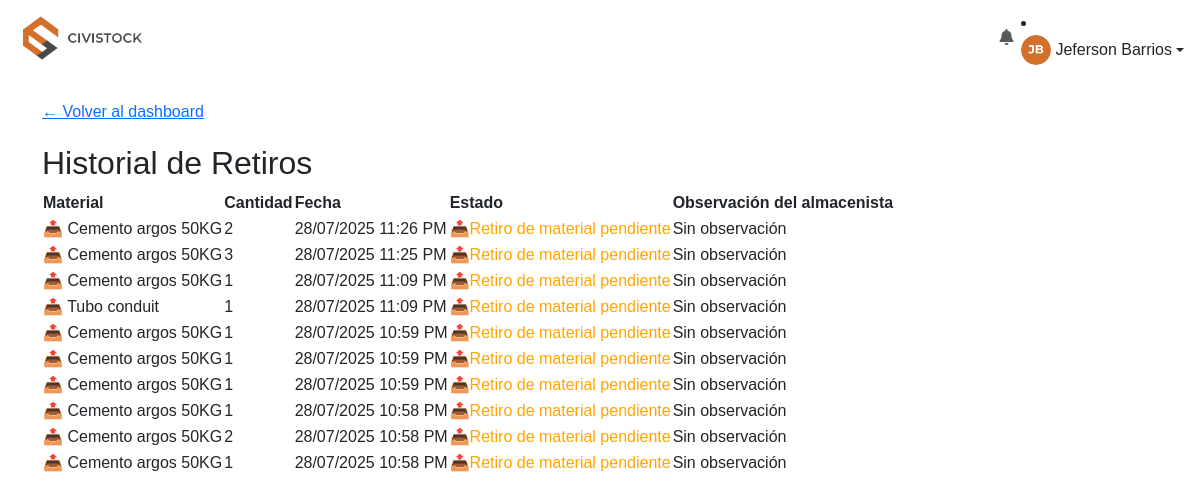
/ingeniero/historial-retiros (signed in), run on an earlier commit of the app's database.
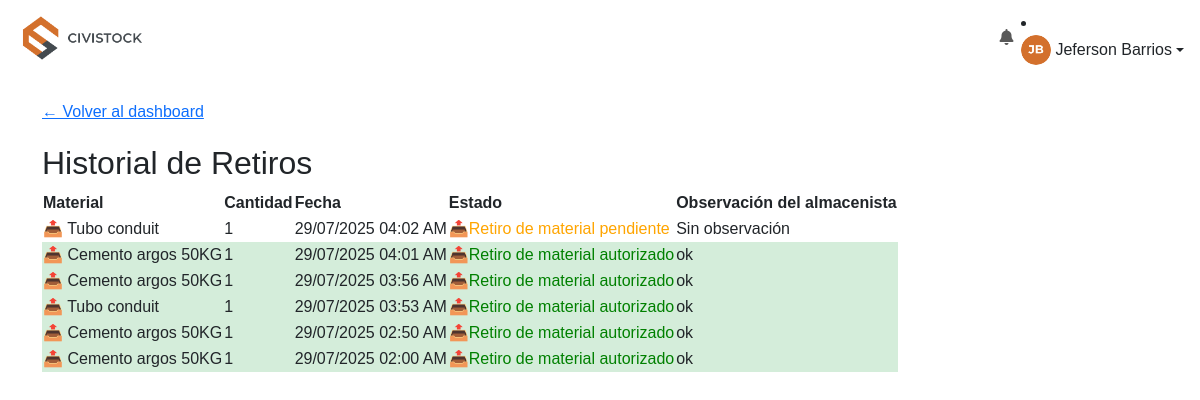
And on a later commit of the database.
### models.py (models this page shows, shortened)
class User(db.Model):
    __tablename__ = 'user'
    id = db.Column(db.Integer, primary_key=True)
    username = db.Column(db.String(80), unique=True, nullable=False)
    nombre = db.Column(db.String(120), nullable=False)
    password = db.Column(db.String(200), nullable=False)
    rol = db.Column(db.String(20), nullable=False)
    foto = db.Column(db.String(120), nullable=True, default='default.jpg')

class Movimiento(db.Model):
    __tablename__ = 'movimiento'
    id = db.Column(db.Integer, primary_key=True)
    material_id = db.Column(db.Integer, db.ForeignKey('material.id', name='fk_movimiento_material'), nullable=False)
    tipo = db.Column(db.String(20), nullable=False)
    cantidad = db.Column(db.Float, nullable=False)
    fecha = db.Column(db.DateTime, default=datetime.utcnow)
    solicitado_por_id = db.Column(db.Integer, db.ForeignKey('user.id', name='fk_movimiento_solicitante'), nullable=False)
    solicitado_por = db.relationship('User', foreign_keys=[solicitado_por_id], backref='movimientos_solicitados')
    usuario_id = db.Column(db.Integer, db.ForeignKey('user.id', name='fk_movimiento_usuario'))
    usuario = db.relationship('User', foreign_keys=[usuario_id], backref='movimientos_procesados')
    observacion = db.Column(db.Text)
    estado = db.Column(db.String(20), default='PENDIENTE')
    observacion_almacenista = db.Column(db.Text)
    evidencia = db.Column(db.String(200))
    evidencia_almacenista = db.Column(db.String(200))
    visible_en_existencias = db.Column(db.Boolean, default=True)

class Material(db.Model):
    __tablename__ = 'material'
    id = db.Column(db.Integer, primary_key=True)
    codigo = db.Column(db.String(50), unique=True, nullable=False)
    nombre = db.Column(db.String(100), nullable=False)
    descripcion = db.Column(db.String(200))
    stock = db.Column(db.Float, default=0)
    stock_minimo = db.Column(db.Integer, default=0)
    unidad = db.Column(db.String(50))
    en_devolucion = db.Column(db.Float, default=0)
    movimientos = db.relationship('Movimiento', backref='material', lazy=True)

### ingeniero_routes.py (the view)
@ingeniero_bp.route('/historial-retiros')
@ingeniero_required
def historial_retiros():
    sync_user_session()
    usuario = User.query.filter_by(username=session.get('user')).first()
    if not usuario:
        flash('Usuario no encontrado.', 'error')
        return redirect(url_for('ingeniero.dashboard'))
    movimientos = Movimiento.query.filter_by(
        solicitado_por_id=usuario.id
    ).order_by(Movimiento.fecha.desc()).all()
    for mov in movimientos:
        mov.fecha_local = fecha_y_hora_colombia(mov.fecha)
    return render_template('Ingeniero/historial_retiros.html', movimientos=movimientos)

### ingeniero_routes.py (called while the page is built)
def ingeniero_required(func):
    @wraps(func)
    def wrapper(*args, **kwargs):
        if 'user_role' not in session or session['user_role'] != 'INGENIERO':
            flash('Acceso no autorizado.', 'error')
            return redirect(url_for('login'))
        return func(*args, **kwargs)
    return wrapper

def sync_user_session():
    user = User.query.filter_by(username=session.get('user')).first()
    if user:
        session['user_name'] = user.nombre
        session['user_photo'] = user.foto
        session['user_id'] = user.id

### utils.py (called while the page is built)
def fecha_y_hora_colombia(fecha_utc):
    if not fecha_utc:
        return {"fecha": "-", "hora": "-"}
    zona_col = pytz.timezone('America/Bogota')
    if fecha_utc.tzinfo is None:
        fecha_utc = pytz.utc.localize(fecha_utc)
    fecha_local = fecha_utc.astimezone(zona_col)
    return {
        "fecha": fecha_local.strftime("%d/%m/%Y"),
        "hora": fecha_local.strftime("%I:%M %p")
    }

def formatear_numero(value):
    try:
        num = float(value)
        if num.is_integer():
            return int(num)
        return num
    except (ValueError, TypeError):
        return value

def obtener_materiales_bajo_stock():
    return Material.query.filter(Material.stock <= Material.stock_minimo).all()

### templates/Ingeniero/historial_retiros.html (shortened to what this page needs)
{% extends "base.html" %}
{% block content %}
  <div style="margin-bottom: 20px;">
    <a href="{{ url_for('ingeniero.dashboard') }}" class="btn-volver">← Volver al dashboard</a>
  </div>
  <h2>Historial de Retiros</h2>
  {% if movimientos %}
    <table>
      <thead>
        <tr>
          <th>Material</th>
          <th>Cantidad</th>
          <th>Fecha</th>
          <th>Estado</th>
          <th>Observación del almacenista</th>
        </tr>
      </thead>
      <tbody>
        {% for mov in movimientos %}
          <tr style="
            {% if mov.tipo == 'DEVOLUCION' %}
              background-color: #fff3cd;
            {% elif mov.estado == 'RECHAZADO' %}
              background-color: #f8d7da;
            {% elif mov.estado == 'AUTORIZADO' %}
              background-color: #d4edda;
            {% endif %}
          ">
            <td>
              {% if mov.tipo == 'DEVOLUCION' %}
                ♻️ {{ mov.material.nombre }}
              {% else %}
                📤 {{ mov.material.nombre }}
              {% endif %}
            </td>
            <td>{{ mov.cantidad|formatear_numero }}</td>
            <td>{{ mov.fecha_local.fecha }} {{ mov.fecha_local.hora }}</td>
            <td>
              {% if mov.tipo == 'DEVOLUCION' %}
                {% if mov.estado == 'AUTORIZADO' %}
                  <span style="color: green;">♻️ Devolución aceptada</span>
                {% elif mov.estado == 'RECHAZADO' %}
                  <span style="color: red;">♻️ Devolución rechazada</span>
                {% else %}
                  <span style="color: orange;">♻️ Devolución pendiente</span>
                {% endif %}
              {% else %}
                {% if mov.estado == 'PENDIENTE' %}
                  <span style="color: orange;">📤Retiro de material pendiente</span>
                {% elif mov.estado == 'AUTORIZADO' %}
                  <span style="color: green;">📤Retiro de material autorizado</span>
                {% elif mov.estado == 'RECHAZADO' %}
                  <span style="color: red;">📤Retiro de material rechazado</span>
                {% else %}
                  {{ mov.estado }}
                {% endif %}
              {% endif %}
            </td>
            <td>{{ mov.observacion_almacenista or 'Sin observación' }}</td>
          </tr>
        {% endfor %}
      </tbody>
    </table>
  {% else %}
    <p>No hay retiros registrados.</p>
  {% endif %}
{% endblock %}

### templates/base.html (shortened to what this page needs)
<!DOCTYPE html>
<html lang="es">
<head>
    <link href="https://cdn.jsdelivr.net/npm/bootstrap@5.3.0/dist/css/bootstrap.min.css" rel="stylesheet">
    <link href="https://cdnjs.cloudflare.com/ajax/libs/font-awesome/6.5.0/css/all.min.css" rel="stylesheet">
    <link rel="stylesheet" href="{{ url_for('static', filename='style.css') }}">
</head>
<body>
    <nav class="navbar navbar-expand-lg navbar-white bg-white px-3">
        <a class="navbar-brand" href="{{ url_for(user_role.lower() + '.dashboard') }}">
            <img src="{{ url_for('static', filename='civistockresponsive.png') }}" alt="Logo" height="50">
        </a>
        <div class="collapse navbar-collapse" id="menuNav">
<ul class="navbar-nav">
    <li class="nav-item dropdown">
        <a class="nav-link position-relative" href="#" id="notifDropdown" role="button" data-bs-toggle="dropdown" aria-expanded="false">
            <i class="fas fa-bell"></i>
        </a>
    </li>
</ul>
                <li class="nav-item dropdown">
                    <a class="nav-link dropdown-toggle d-flex align-items-center" href="#" role="button" data-bs-toggle="dropdown">
                        <img src="{{ url_for('static', filename='uploads/' + (user_photo or 'default.jpg')) }}" alt="Foto" width="30" height="30" class="rounded-circle me-1">
                        {{ user_name }}
                    </a>
                </li>
        </div>
    </nav>
    <div class="container my-4">
        {% block content %}{% endblock %}
    </div>

### static/style.css (style rules this page uses)
body, html { margin: 0; padding: 0; height: 100%; font-family: 'Montserrat', sans-serif; }

What changed in the data, as far as the page shows it:
removed Movimiento: material.nombre "Cemento argos 50KG", cantidad "2", fecha_local.fecha "28/07/2025", fecha_local.hora "11:26 PM", tipo "📤Retiro de material pendiente", observacion_almacenista "Sin observación"
removed Movimiento: material.nombre "Cemento argos 50KG", cantidad "3", fecha_local.fecha "28/07/2025", fecha_local.hora "11:25 PM", tipo "📤Retiro de material pendiente", observacion_almacenista "Sin observación"
removed Movimiento: material.nombre "Cemento argos 50KG", cantidad "1", fecha_local.fecha "28/07/2025", fecha_local.hora "11:09 PM", tipo "📤Retiro de material pendiente", observacion_almacenista "Sin observación"
removed Movimiento: material.nombre "Tubo conduit", cantidad "1", fecha_local.fecha "28/07/2025", fecha_local.hora "11:09 PM", tipo "📤Retiro de material pendiente", observacion_almacenista "Sin observación"
changed Movimiento "Sin observación": material.nombre "Cemento argos 50KG" → "Tubo conduit"; fecha_local.fecha "28/07/2025" → "29/07/2025"; fecha_local.hora "10:59 PM" → "04:02 AM"
changed Movimiento (number 2 of 6 on the later page): fecha_local.fecha "28/07/2025" → "29/07/2025"; fecha_local.hora "10:59 PM" → "04:01 AM"; observacion_almacenista "Sin observación" → "ok"; tipo "📤Retiro de material pendiente" → "📤Retiro de material autorizado"
changed Movimiento (number 3 of 6 on the later page): fecha_local.fecha "28/07/2025" → "29/07/2025"; fecha_local.hora "10:59 PM" → "03:56 AM"; observacion_almacenista "Sin observación" → "ok"; tipo "📤Retiro de material pendiente" → "📤Retiro de material autorizado"
changed Movimiento (number 4 of 6 on the later page): material.nombre "Cemento argos 50KG" → "Tubo conduit"; fecha_local.fecha "28/07/2025" → "29/07/2025"; fecha_local.hora "10:58 PM" → "03:53 AM"; observacion_almacenista "Sin observación" → "ok"; tipo "📤Retiro de material pendiente" → "📤Retiro de material autorizado"
changed Movimiento (number 5 of 6 on the later page): cantidad "2" → "1"; fecha_local.fecha "28/07/2025" → "29/07/2025"; fecha_local.hora "10:58 PM" → "02:50 AM"; observacion_almacenista "Sin observación" → "ok"; tipo "📤Retiro de material pendiente" → "📤Retiro de material autorizado"
changed Movimiento (number 6 of 6 on the later page): fecha_local.fecha "28/07/2025" → "29/07/2025"; fecha_local.hora "10:58 PM" → "02:00 AM"; observacion_almacenista "Sin observación" → "ok"; tipo "📤Retiro de material pendiente" → "📤Retiro de material autorizado"
